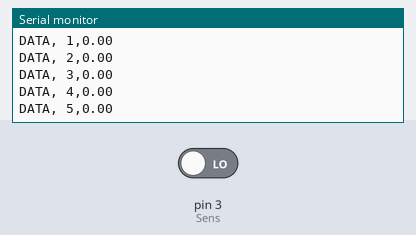
A sketch run on a simulated Arduino Uno, built with avr-gcc and run on an emulated ATmega328P. Shown: the last lines printed to the serial monitor. The test bench sets the inputs (shaded band); at power-on: pin 3 (Sens) LOW.

Above: at 1.2 s.
1.3 s: pin 3 (Sens) driven HIGH
At 1.56 s:
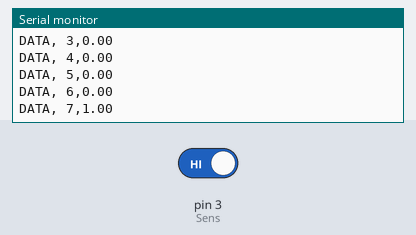
2.8 s: pin 3 (Sens) driven LOW
At 2.96 s:
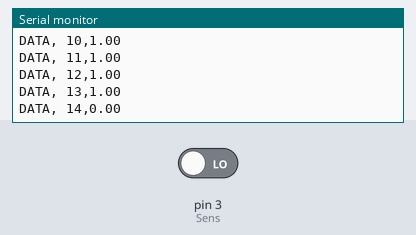
Timing chart, 0 to 5.8 s (numbered marks = the images above; inputs shaded):
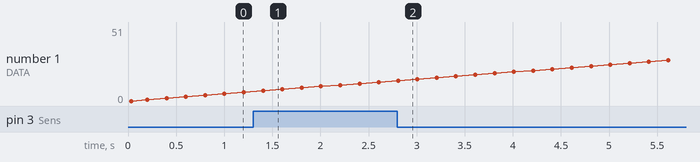

Measured:
- after the input at 1.3 s, the serial monitor: prints a new line after 0.10 s (image 1)
- after the input at 2.8 s, the serial monitor: prints a new line at once (image 2)

The sketch:

autosens_distance.ino
```cpp
const int Sens = 3;
float distance = 0;
int i = 0;
const float d = 200;

//bool digit = False;
bool digit = true;

void setup() {

  pinMode(Sens,INPUT);
  Serial.begin(9600);

  Serial.println("CLEARDATA");
  Serial.println("LABEL, NO., Distance");

}

void loop() {
  if (digit == true) {
    distance = digitalRead(Sens);
  } else {
    distance = analogRead(Sens);
  }

  Serial.print("DATA, ");
  Serial.print(i++);
  Serial.print(",");
  Serial.println(distance);
  delay(d);

}
```
